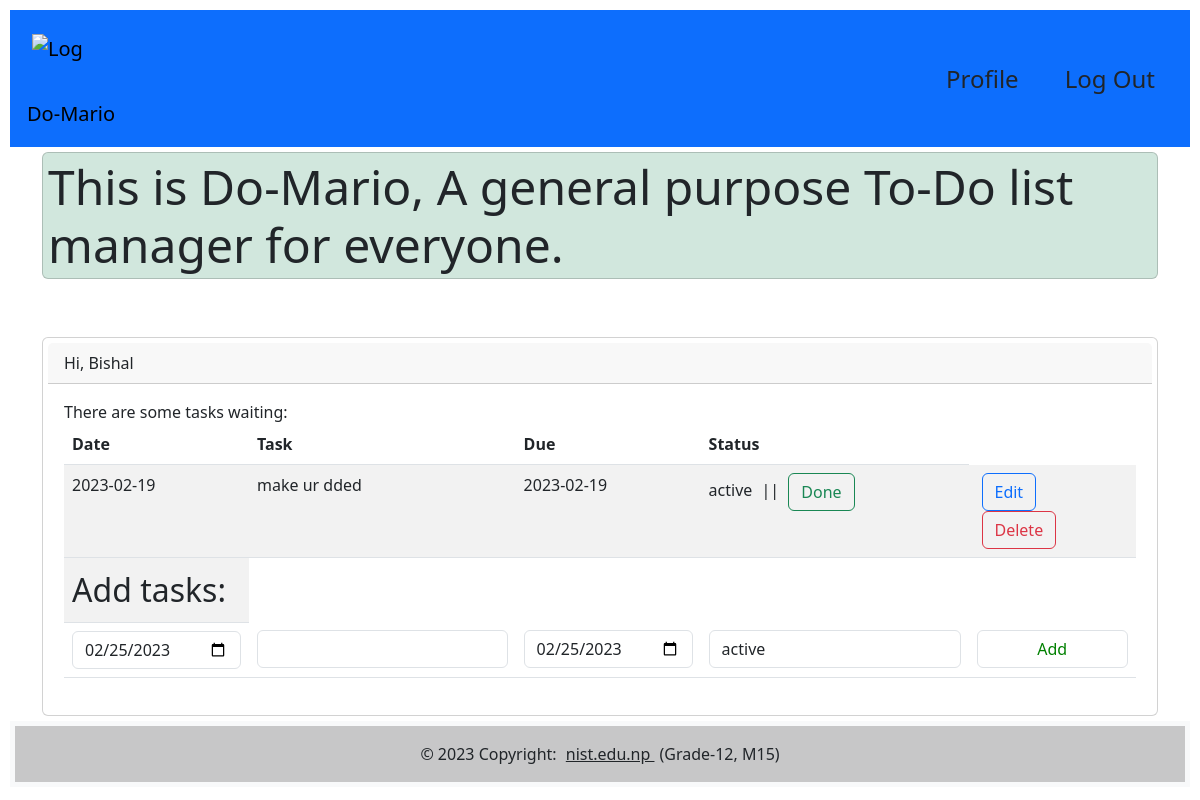
Page /todo/dashboard/ (signed in) on the committed database.
### tables this page shows
CREATE TABLE `todos` (
  `owner` int(11) NOT NULL,
  `id` int(11) NOT NULL,
  `iDate` date NOT NULL,
  `task` varchar(191) NOT NULL,
  `dDate` date NOT NULL,
  `status` text NOT NULL
);

### todo/dashboard/index.php (the view, shortened to what this page needs)
<!DOCTYPE html>
<html lang="en">
<?php require "../nav.php";
?>
<body>
<div class="container">
        <div class="card display-5 bg-success-subtle">
            This is Do-Mario, A general purpose To-Do list manager for everyone.
        </div>
    </div>
    <div class="container mt-5">
        <div class="card">
            <div class="card-header">
                Hi, <?=$_COOKIE['user']?>
            </div>
            <div class="card-body">
                There are some tasks waiting:
                <table class="table table-striped">
                    <thead>
                        <tr>
                            <th>Date</th>
                            <th>Task</th>
                            <th>Due</th>
                            <th>Status</th>
                        </tr>
                    </thead>
                    <tbody>
                        <?php
                            $id=$_COOKIE['uid'];
                            $query="SELECT * FROM todos WHERE owner='$id'";
                            $query_run=mysqli_query($conn,$query);
                            while($row=mysqli_fetch_assoc($query_run)){
                                ?>
                                <tr>
                                    <td><?=$row['iDate']?></td>
                                    <td class="text-break"><?=$row['task']?></td>
                                    <td><?=$row['dDate']?></td>
                                    <td><?=$row['status']?>
                                        <?php
                                            if($row['status']=='active'){
                                                ?>
                                                <span> || <a href="add.php?tid=<?=$row['id']?>"><button class="done btn btn-outline-success">Done</button></a></span>
                                                <?php
                                            }
                                        ?>
                                    </td>
                                    <td><a href="update.php?id=<?=$row['id'] ?>"><button  class="btn btn-outline-primary">Edit</button></a>
                                    <a href="delete.php?id=<?=$row['id'] ?>"><button  class="btn btn-outline-danger">Delete</button></a>
                                    </td>
                                </tr>
                                <?php
                            }
                        ?>
                    </tbody>
                    <tr>
                        <td class="fs-2 text-bg">Add tasks:</td>
                    </tr>
                    <form action="add.php" method="post">
                        <tr id="add">
                            <td><input type="date" name="iDate" class="form-control" id="iDate"></td>
                            <td><input type="text" name="task" class="form-control"></td>
                            <td><input type="date" name="dDate" class="form-control" id="dDate"></td>
                            <td><input type="text" name="status" class="form-control" value="active" readonly></td>
                            <td><input type="submit" value="Add" name="add" class="form-control" style="color:green"></td>
                        </tr>
                    </form>
                </table>
            </div>
        </div>
    </div>
    <?php include '../footer.php'; ?>
</body>
</html>

### todo/config.php (style rules this page uses)
* { padding: 5px; }
input { color: yellow; }

### rows in the picture
todos: iDate "2023-02-19", task "make ur dded", dDate "2023-02-19", status "active"

### other values in the picture
$_COOKIE['user'] "Bishal"
